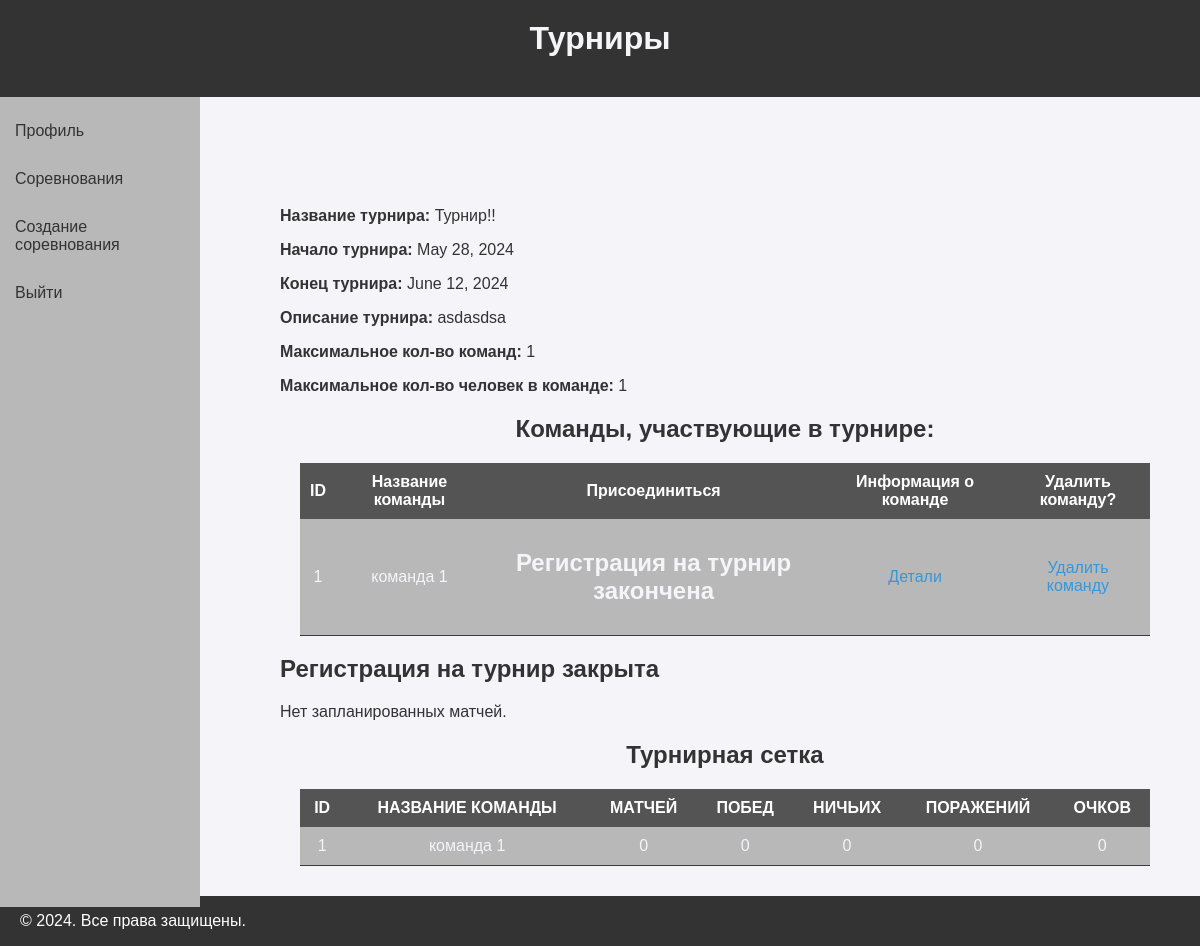
/tournament/2/detail/ (signed in), run on the app's committed database.
### tournaments/models.py (models this page shows, shortened)
class Tournament(models.Model):
    name = models.CharField(max_length=100)
    start_date = models.DateField()
    end_date = models.DateField()
    description = models.TextField()
    team_quantity = models.PositiveIntegerField()
    team_size = models.PositiveIntegerField()
    is_close_for_register = models.BooleanField(default=False)
    teams = models.ManyToManyField('Team', blank=True, related_name='tournaments_set')

class Team(models.Model):
    tournament = models.ForeignKey(Tournament, on_delete=models.CASCADE, related_name='team_set')
    members = models.ManyToManyField(Profile, related_name='teams', blank=True)
    name = models.CharField(max_length=100)
    captain = models.CharField(max_length=100)
    email = models.CharField(max_length=100)
    matches = models.IntegerField(default=0)
    wins = models.IntegerField(default=0)
    draws = models.IntegerField(default=0)
    losses = models.IntegerField(default=0)
    points = models.IntegerField(default=0)

### tournaments/views.py (the view)
# urls.py: path('tournament/<int:tournament_id>/detail/', tournament_detail, name='tournament_detail'),
@login_required
def tournament_detail(request, tournament_id):
    tournament = get_object_or_404(Tournament, pk=tournament_id)
    matches = generate_tournament_schedule(tournament)
    teams = Team.objects.filter(tournament_id=tournament_id).order_by('-points', '-wins', 'losses')
    return render(request, 'tournament/tournament_detail.html', {'tournament': tournament, 'matches': matches, 'teams': teams})

### tournaments/utils.py (called while the page is built, shortened)
def generate_tournament_schedule(tournament):
    teams = list(tournament.teams.all())
    matches = []
    round_number = 1
    for i in range(len(teams)):
        round_number += 1
    return matches

### tournaments/templates/tournament/tournament_detail.html (shortened to what this page needs)
{% extends 'tournament/base.html' %}
{% block content %}
<h1>Детали турнира</h1>
    <p><strong>Название турнира:</strong> {{ tournament.name }}</p>
    <p><strong>Начало турнира:</strong> {{ tournament.start_date }}</p>
    <p><strong>Конец турнира:</strong> {{ tournament.end_date }}</p>
    <p><strong>Описание турнира:</strong> {{ tournament.description }}</p>
    <p><strong>Максимальное кол-во команд:</strong> {{ tournament.team_quantity }}</p>
    <p><strong>Максимальное кол-во человек в команде:</strong> {{ tournament.team_size }}</p>
    <h2 style="text-align: center">Команды, участвующие в турнире:</h2>
    {% with tournament as tournament %}
        {% include 'tournament/team_list.html' %}
    {% endwith %}
    {% if not tournament.is_close_for_register %}
        <a href="{% url 'register_tournament' tournament.id %}">Создать новую команду</a>
    {% else %}
        <h2>Регистрация на турнир закрыта</h2>
    {% endif %}
    {% include 'tournament/schedule.html' %}
    <h2 style="text-align: center">Турнирная сетка</h2>
    {% with teams as teams %}
        {% include 'tournament/tournament_table.html' %}
    {% endwith %}
{% endblock %}

### tournaments/templates/tournament/team_list.html (shortened to what this page needs)
<!DOCTYPE html>
<html lang="ru">
<head>
</head>
<body>
    <div class="container-team">
        <table>
            <thead>
                <tr>
                    <th>ID</th>
                    <th>Название команды</th>
                    <th>Присоединиться</th>
                    <th>Информация о команде</th>
                    {% if request.user.role == 'admin' %}
                        <th>Удалить команду?</th>
                    {% endif %}
                </tr>
            </thead>
            <tbody>
                {% for team in tournament.teams.all %}
<tr>
    <td>{{ forloop.counter }}</td>
    <td>{{ team.name }}</td>
    <td>
    {% if not tournament.is_close_for_register %}
        {% if user in team.members.all %}
            <form action="{% url 'leave_team' team.id %}" method="post">
                {% csrf_token %}
                <button type="submit">Отсоединиться</button>
            </form>
        {% else %}
            <form action="{% url 'join_team' team.id %}" method="post">
                {% csrf_token %}
                <button type="submit">Присоединиться</button>
            </form>
        {% endif %}
    {% else %}
        <h2>Регистрация на турнир закончена</h2>
        {% endif %}
    </td>
    <td>
        <a href="{% url 'team_detail' team.id %}">Детали</a>
    </td>
    {% if request.user.role == 'admin' %}
        <td>
        <a href="{% url 'remove_team_from_tournament' team.id %}">Удалить команду</a>
        </td>
    {% endif %}
</tr>
{% endfor %}
            </tbody>
        </table>
    </div>
</body>
</html>

### tournaments/templates/tournament/tournament_table.html (shortened to what this page needs)
<!DOCTYPE html>
<html lang="ru">
<head>
</head>
<body>
    <div class="container-team">
        <table>
            <thead>
                <tr>
                    <th>ID</th>
                    <th>НАЗВАНИЕ КОМАНДЫ</th>
                    <th>МАТЧЕЙ</th>
                    <th>ПОБЕД</th>
                    <th>НИЧЬИХ</th>
                    <th>ПОРАЖЕНИЙ</th>
                    <th>ОЧКОВ</th>
                </tr>
            </thead>
            <tbody>
                {% for team in teams %}
                <tr>
                    <td>{{ forloop.counter }}</td>
                    <td>{{ team.name }}</td>
                    <td>{{ team.matches }}</td>
                    <td>{{ team.wins }}</td>
                    <td>{{ team.draws }}</td>
                    <td>{{ team.losses }}</td>
                    <td>{{ team.points }}</td>
                </tr>
                {% endfor %}
            </tbody>
        </table>
    </div>
</body>
</html>

### tournaments/templates/tournament/base.html (style rules this page uses)
html { height: 100%; }
body { position: relative; font-family: Arial, sans-serif; margin: 0; padding: 0; background-color: #f4f4f9; color: #333; }

### tournaments/templates/tournament/team_list.html (style rules this page uses)
.container-team { max-width: 1900px; margin: 0 auto; padding: 0 20px; }
h1 { text-align: center; color: #f4f4f9; }
table { width: 100%; border-collapse: collapse; }
th, td { padding: 10px; text-align: center; }
th { background-color: #555454; color: #fff; }
td { background-color: #b8b8b8; color: #f4f4f9; border-bottom: 1px solid #3a3a3a; }
a { color: #3498db; text-decoration: none; }

### tournaments/templates/tournament/schedule.html (style rules this page uses)
.container-team { max-width: 1900px; margin: 0 auto; padding: 0 20px; }
h1 { text-align: center; color: #f4f4f9; }
table { width: 100%; border-collapse: collapse; }
th, td { padding: 10px; text-align: center; }
th { background-color: #555454; color: #fff; }
td { background-color: #b8b8b8; color: #f4f4f9; border-bottom: 1px solid #3a3a3a; }
a { color: #3498db; text-decoration: none; }

### tournaments/templates/tournament/tournament_table.html (style rules this page uses)
.container-team { position: relative; max-width: 1900px; margin: 0 auto; padding: 0 20px; }
h1 { text-align: center; color: #f4f4f9; }
table { width: 100%; border-collapse: collapse; }
th, td { padding: 10px; text-align: center; }
th { background-color: #555454; color: #fff; }
td { background-color: #b8b8b8; color: #f4f4f9; border-bottom: 1px solid #3a3a3a; }
a { color: #3498db; text-decoration: none; }

### data on the page
Tournament: name "Турнир!!", start_date "May 28, 2024", end_date "June 12, 2024", description "asdasdsa", team_quantity "1", team_size "1"
Team: name "команда 1", matches "0", wins "0", draws "0", losses "0", points "0"
